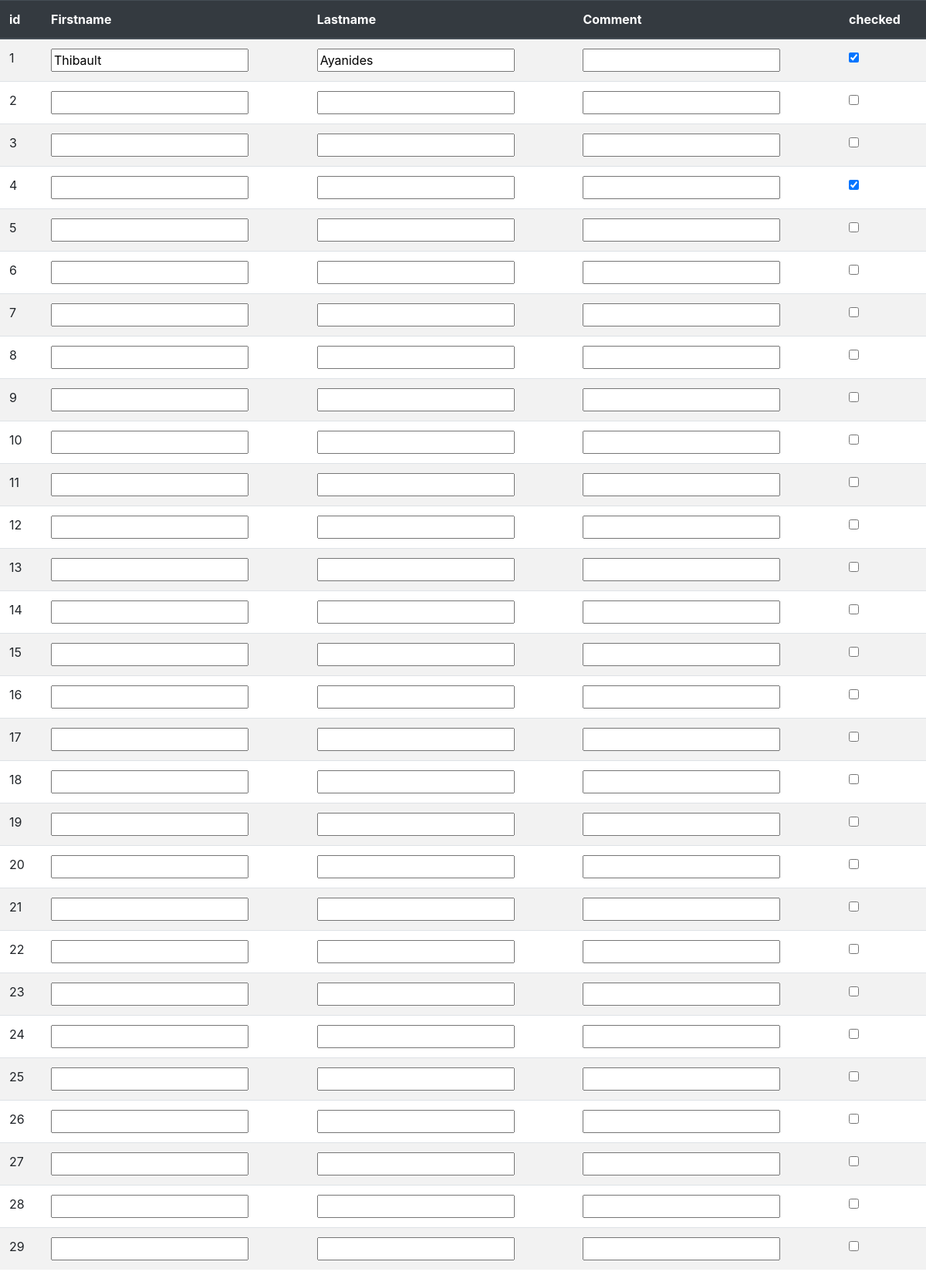
The page / on the database its author committed.
### tables this page shows
CREATE TABLE "Chambers" (
	"id"	INTEGER PRIMARY KEY AUTOINCREMENT,
	"Firstname"	TEXT,
	"Lastname"	TEXT,
	"Comment"	TEXT,
	"checked"	INTEGER DEFAULT 0
);

### BddConnection.php (called while the page is built, shortened)
<?php
class BddConnection
{
    private $pdo;
    public function connect(): PDO
    {
        if ($this->pdo == null) {
            $this->pdo = new PDO("sqlite:db.sqlite");
        }
        return $this->pdo;
    }
    public function getData() {
        $statement = $this->pdo->query("SELECT * FROM Chambers");
        return $statement->fetchAll(PDO::FETCH_ASSOC);
    }
}

### index.php (the view, shortened to what this page needs)
<?php
require_once 'BddConnection.php';
$bdd = new BddConnection();
$bdd->connect();
$data = $bdd->getData();
$first = $data[0];
?>
<!doctype html>
<html lang="en">
<head>
    <link rel="stylesheet" href="https://stackpath.bootstrapcdn.com/bootstrap/4.4.1/css/bootstrap.min.css"
>
</head>
<body>
<table class="table table-striped">
    <thead class="thead-dark">
    <tr>
        <?php foreach ($first as $key => $value): ?>
            <th><?= $key ?></th>
        <?php endforeach; ?>
    </tr>
    </thead>
    <tbody>
    <?php
    foreach ($bdd->getData() as $data): ?>
        <tr data-id="<?= $data["id"] ?>">
            <?php foreach ($data as $key => $value): ?>
                <?php if ($key == "checked") continue ?>
                <td data-field="<?= $key ?>">
                    <?php if (in_array($key, $bdd->editable_columns)): ?>
                        <input type="text" value="<?= $value ?>">
                    <?php else: ?>
                        <?= $value ?>
                    <?php endif; ?>
                </td>
            <?php endforeach; ?>
            <td><input type="checkbox" <?= $data["checked"] == 0 ? "" : "checked" ?>></td>
        </tr>
    <?php endforeach; ?>
    </tbody>
</table>
</body>
</html>

### rows shown on the page
chambers: id "1", Firstname "Thibault", Lastname "Ayanides", checked "☑"
chambers: id "2"
chambers: id "3"
chambers: id "4", checked "☑"
chambers: id "5"
chambers: id "6"
chambers: id "7"
chambers: id "8"
chambers: id "9"
chambers: id "10"
chambers: id "11"
chambers: id "12"
chambers: id "13"
chambers: id "14"
chambers: id "15"
chambers: id "16"
chambers: id "17"
chambers: id "18"
chambers: id "19"
chambers: id "20"
chambers: id "21"
chambers: id "22"
chambers: id "23"
chambers: id "24"
chambers: id "25"
chambers: id "26"
chambers: id "27"
chambers: id "28"
chambers: id "29"

### other values the page prints
$key "id"
$key "Firstname"
$key "Lastname"
$key "Comment"
$key "checked"
